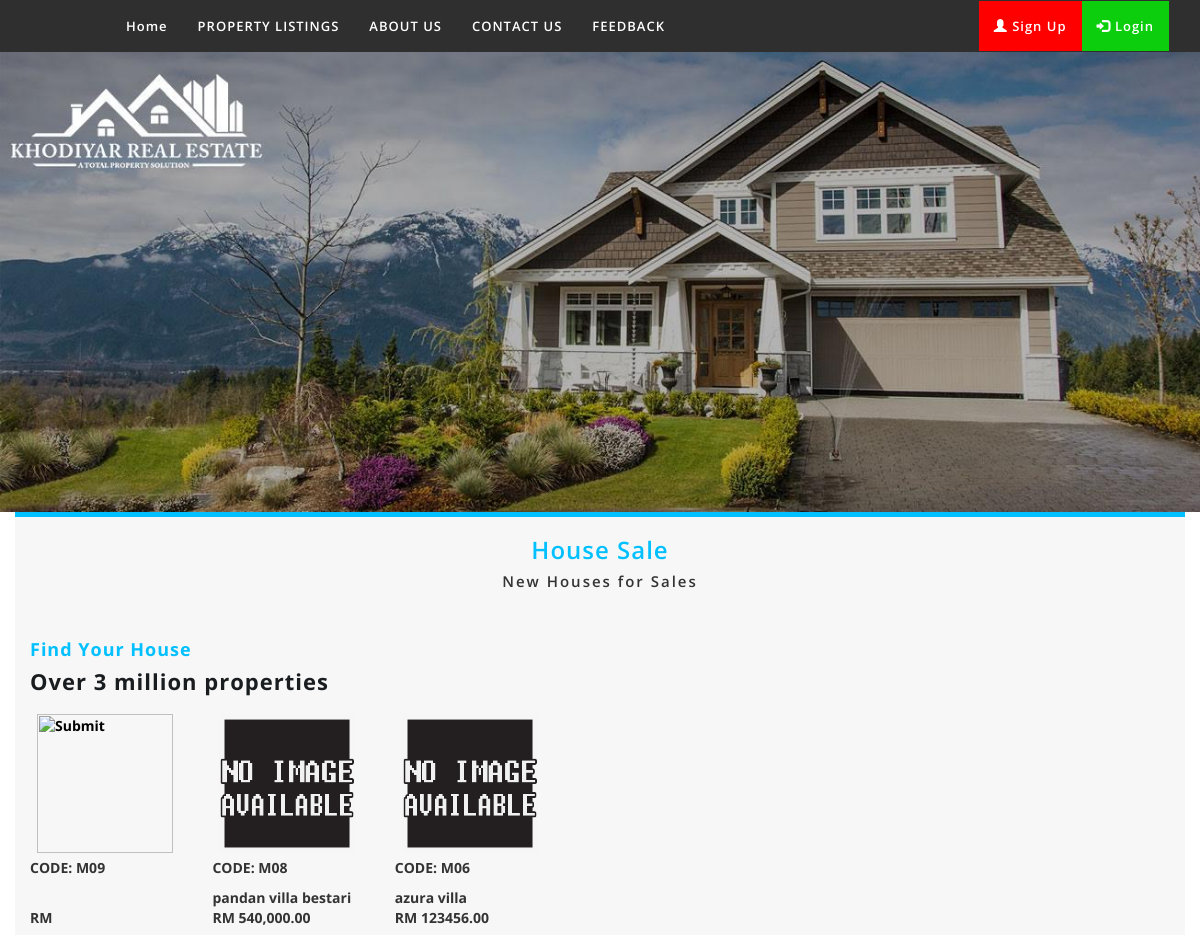
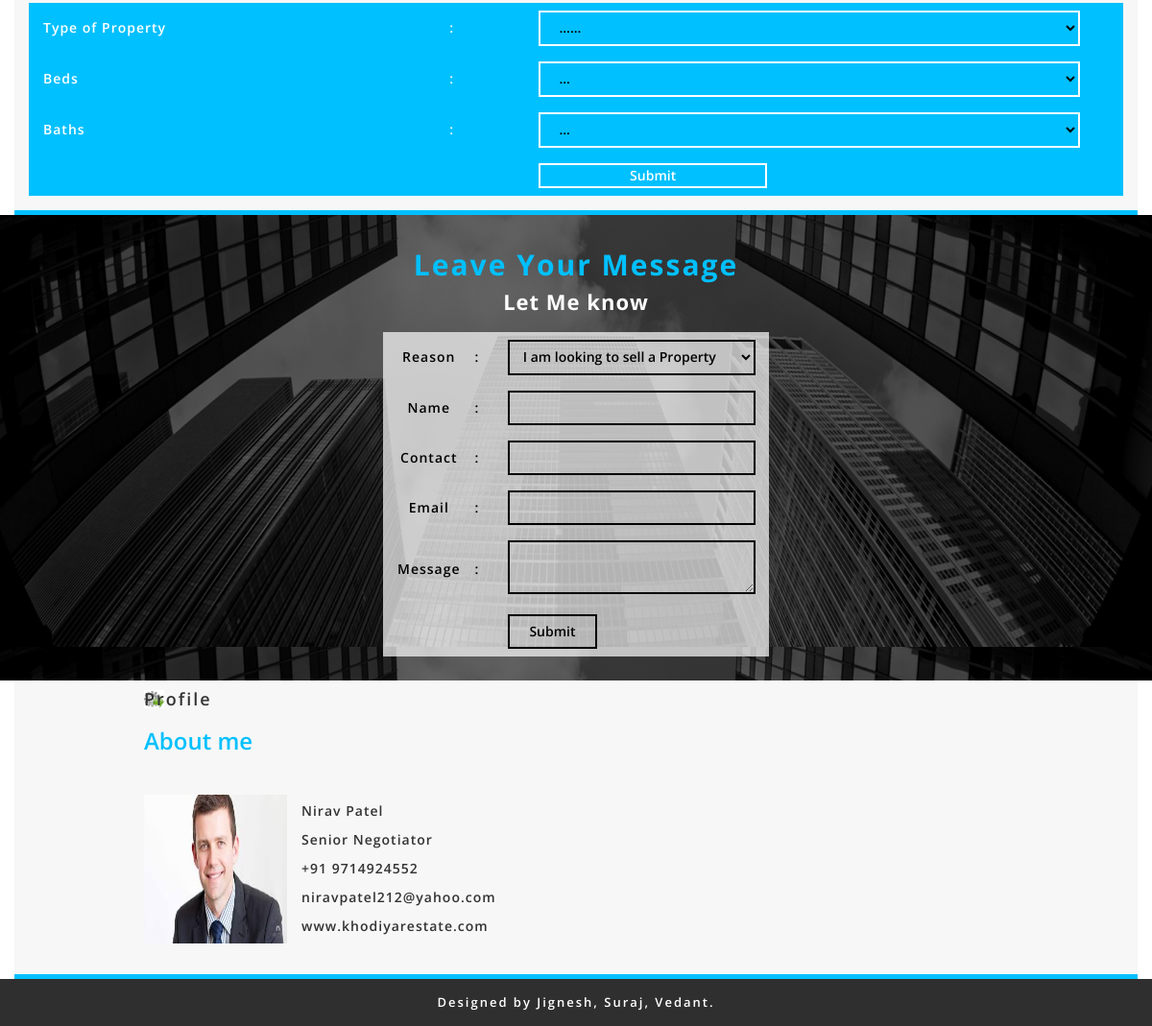
The page / on the database its author committed (2 pictures, top to bottom).
### tables this page shows
CREATE TABLE `property` (
  `id_property` int(5) NOT NULL,
  `name_property` varchar(250) NOT NULL,
  `type_property` varchar(255) NOT NULL,
  `add1` varchar(300) NOT NULL,
  `add2` varchar(300) NOT NULL,
  `price` varchar(300) NOT NULL,
  `price_type` varchar(300) NOT NULL,
  `land_area` varchar(300) NOT NULL,
  `groos_floor_area` varchar(300) NOT NULL,
  `leasehold` varchar(300) NOT NULL,
  `beds` varchar(333) NOT NULL,
  `baths` varchar(333) NOT NULL,
  `contact_no` varchar(333) NOT NULL,
  `per_squre_feet` varchar(333) NOT NULL,
  `squre_feet` varchar(333) NOT NULL,
  `text` varchar(30000) NOT NULL
);

### index.php (the view, shortened to what this page needs)
<!DOCTYPE html>
<html lang="en">
<head>
  <link rel="stylesheet" href="https://maxcdn.bootstrapcdn.com/bootstrap/3.4.0/css/bootstrap.min.css">
<link href="style.css" rel="stylesheet" type="text/css">
</head>
<body>
<?php include("header.php"); ?>
<div class="container-fluid banner">
<img src="images/header.jpg" class="img-responsive"/>
</div>
<div class="container centro">
    <h1>House Sale </h1>
    <h3>New Houses for Sales</h3>
    <br>
    <div id="house_sales">
      <table width="275" border="0" cellspacing="0" cellpadding="0" style="float:left;" class="thumbo">
        <tr>
          <td align="center"><?php include('admin/connection.php'); ?>
        <?php
$sql="SELECT * FROM property ORDER BY id_property DESC";
$result=mysqli_query($conn,$sql) or die("Cannot execute sql.");
$i=0;
$items=mysqli_num_rows($result);
while(($data=mysqli_fetch_array($result))&&($i<$items)){
$id_property=$data["id_property"];
$name_property=$data["name_property"];
$price=$data["price"];
$image=$data["name_property"];
$filename = "admin/images/$name_property.jpg";
if (!file_exists($filename)) {
$filename="images/default.png";
}
if ($image==null) {
$filename="images/$name_property.jpg";
}
if($i<=2){
if($i%3==0){
print "<tr>";
}
print<<<HERE
<td>
<table>
<tr>
<td>
<td class="text_menu"><strong>
<p align="center">
<table width="150"><tr><td>
</td></tr></table><div align="center">
<form method="post" action="property_detail.php">
<input type="hidden" name="post_item" value="$id_property">
<input type="image" src="$filename"  height="139" width="136">
</form>
</div>
<p align="left" class="code_text">CODE: <text class="highlight_num">M0$id_property</text></p>
<text class="price_text">$name_property <br> </text>
<text class="price_text">RM $price</text></p>
</strong>
</td>
</td>
</tr>
</table>
</td>
HERE;
$i++;
if($i%3==0){
print "</tr>";
}
}
   }
 ?></td>
    <div id="find">
    <h2>Find Your House</h2>
    <h3>Over 3 million properties</h3>
    <form name="form1" method="post" action="property_success.php">
    <table width="265" border="0" cellpadding="2" cellspacing="0" class="black thumboa">
  <tr>
    <td>Type of Property </td>
    <td>:</td>
    <td><select name="search" id="select">
                    <option>......</option>
      </select></td>
  </tr>
  <tr>
    <td>Beds </td>
    <td>:</td>
    <td><select name="serach" id="select">
      <option>...</option>
      </select></td>
  </tr>
  <tr>
    <td>Baths </td>
    <td>:</td>
    <td><select name="search" id="select">
      <option>...</option>
        </select></td>
  </tr>
  <tr>
    <td>&nbsp;</td>
    <td>&nbsp;</td>
    <td>
      <input name="button" type="submit" class="find" id="button" value="Submit">    </td>
  </tr>
</table>
</form>
    </div>
    </div>
	<div class="container-fluid leave">
    <div id="find">
      <h2>Leave Your Message</h2>
      <h3>Let Me know </h3>
      <form name="form1" method="post" action="message_success.php">
        <table width="402" border="0" cellpadding="2" cellspacing="0" class="black">
          <tr>
            <td width="55">Reason </td>
            <td width="3">:</td>
            <td width="332"><select name="reason" type="text" width="333">
        				<option>I am looking to sell a Property</option>
                        </select></td>
          </tr>
          <tr>
            <td>Name </td>
            <td>:</td>
            <td><input name="name" type="text" width="333"></td>
          </tr>
          <tr>
            <td>Contact </td>
            <td>:</td>
            <td><input name="no_fon" type="text" width="333"></td>
          </tr>
          <tr>
            <td>Email </td>
            <td>:</td>
            <td><input name="email" type="text" width="333"></td>
          </tr>
          <tr>
            <td>Message </td>
            <td>:</td>
            <td><textarea name="message" width="333"></textarea></td>
          </tr>
          <tr>
            <td>&nbsp;</td>
            <td>&nbsp;</td>
            <td><input name="button" type="submit"></td>
          </tr>
        </table>
      </form>
    </div>
</div>
    <div class="container content_bottom">
      <table width="900" border="0" align="center" cellpadding="0" cellspacing="0">
        <tr>
          <td><div class="features">
            <h4 style="background:url(images/services.jpg) left center no-repeat;">Profile</h4>
            <h3 style="padding-left:25px;">About me            </h3>
            <table width="360" border="0">
              <tr>
                <td width="154"><img src="images/aaaassss.jpg" width="149" height="155"></td>
                <td width="190" class="addo"><p>Nirav Patel</p>
                  <p>Senior Negotiator</p>
                  <p>+91 9714924552</p>
                  <p>niravpatel212@yahoo.com</p>
                  <p>www.khodiyarestate.com</p>
                  <p>&nbsp;</p></td>
              </tr>
          </table>
          </div></td>
        </tr>
      </table>
    </div></td>
</div>
<div class="container-fluid fotter">
<p>Designed by Jignesh, Suraj, Vedant.</p>
</div>
</body>
</html>

### style.css (style rules this page uses)
body { font-family: 'Open Sans', sans-serif!important; }
.fotter { background: #2f2f2f; padding-top: 15px; padding-bottom: 5px; text-align: center; }
.fotter > p { color: #fff; letter-spacing: 2px; font-weight: 600; font-size: 13px; }
.centro>h1 { text-align: center; font-size: 24px; letter-spacing: 1px; font-weight: 600; color: #00c0ff; }
.centro>h3 { text-align: center; font-size: 15px; letter-spacing: 2px; font-weight: 600; margin-top: 5px; }
.banner { padding:0px; }
.banner > img { width: 100%; }
.leave { background: url(images/1.jpg); background-size: 100%; padding-top: 15px; padding-bottom: 25px; text-align: center; float: left; width: 100%; }
.leave>#find>h2 { color: #00c0ff; font-size: 30px; letter-spacing: 2px; font-weight: 700; }
.leave>#find>form>table.black { margin: 0px auto; padding-top: 20px; }
.leave>#find>h3 { color: #fff; letter-spacing: 1px; font-size: 22px; margin-bottom: 20px; }
#find>h2 { color: #00c0ff; font-size: 18px; letter-spacing: 1px; font-weight: 700; }
.leave>#find>form>table.black>tbody>tr>td { font-size: 14px; letter-spacing: 1px; font-weight: 600; padding-left: 15px; padding-top: 8px; padding-bottom: 8px; color: #000; }
#find>h3 { font-size: 22px; color: #1a1d1f; font-weight: 700; letter-spacing: 1px; margin-top: 5px; }
.leave>#find>form>table.black>tbody>tr>td>select { width: 90%!important; background: none; border: 2px solid #000; color: #000; padding-top: 6px; padding-bottom: 6px; padding-left: 10px; }
.leave>#find>form>table.black>tbody>tr>td>input[type="text"] { background: none; box-shadow: none; border: 2px solid; width: 90%; padding-top: 6px; padding-bottom: 6px; padding-left: 10px; padding-right: 10px; }
.leave>#find>form>table.black>tbody>tr>td>textarea { background: none; box-shadow: none; border: 2px solid; width: 90%; padding-top: 6px; padding-bottom: 6px; padding-left: 10px; padding-right: 10px; }
.leave>#find>form>table.black>tbody>tr>td>input[type="submit"] { float: left; margin-left: 15px; background: no-repeat; border: 2px solid; color: #000; padding-left: 20px; padding-right: 20px; padding-top: 6px; padding-bottom: 6px; }
.centro { background: #f7f7f7; border-top: 5px solid #00c0ff; border-bottom: 5px solid #00c0ff; padding-bottom: 15px; }
.content_bottom { border-top: 5px solid #00c0ff; border-bottom: 5px solid #00c0ff; background: #f7f7f7; }
.thumbo { float: left; width: 48%; }
.thumboa { float: left; width: 50%; }
.thumboa>tbody>tr>td { padding-left: 15px; padding-right: 15px; padding-top: 8px; padding-bottom: 8px; color: #fff; font-weight: 600; letter-spacing: 1px; }
.thumboa>tbody>tr>td>select#select { background: none; border: 2px solid #fff; padding-top: 6px; padding-bottom: 6px; padding-left: 15px; padding-right: 15px; float: left; width: 95%; color: #000; }
.thumboa>tbody>tr>td>input#button { float: left; width: 40%; background: none; border: 2px solid; color: #fff; }
.features>h4 { letter-spacing: 2px; font-weight: 600; }
.features>h3 { padding-left: 0px!important; color: #00c0ff; font-weight: 600; }
.addo>p { font-weight: 600; letter-spacing: 1px; padding-left: 15px; }
.addo>p:nth-child(1) { margin-top: 40px; }
.thumboa { float: left !important; width: 100%; }
input, select, textarea { font-family: inherit; font-size: inherit; line-height: inherit; color: black; }

### rows shown on the page
property: id_property "9"
property: id_property "8", name_property "pandan villa bestari", price "540,000.00"
property: id_property "6", name_property "azura villa", price "123456.00"
